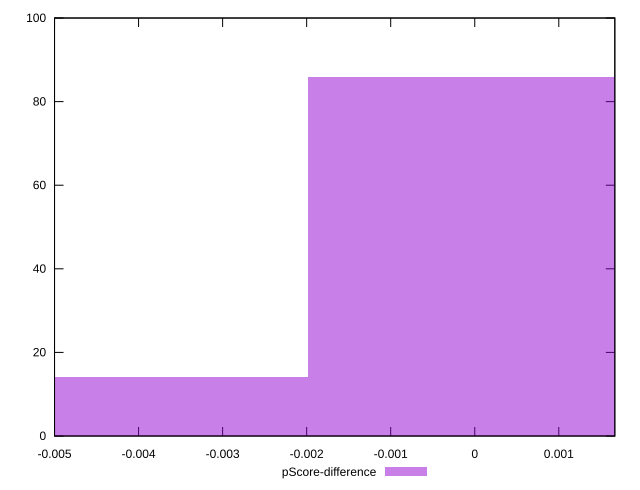

This chart was generated by the following gnuplot code:
reset

$pScoreDifference <<EOF
0 86
-0.003961286454251146 14
EOF

set key outside below
set boxwidth 0.003961286454251146
set xrange [-0.0050000000000000044:0.0016666666666667052]
set yrange [0:100]
set trange [0:100]
set style fill transparent solid 0.5 noborder
set terminal svg size 640, 490 enhanced background rgb 'white'
set output "report_00019_2021-02-10T18-14-37.922Z//unminified-css/samples/pages+cached/pScore-difference/histogram.svg"

plot $pScoreDifference title "pScore-difference" with boxes

reset
